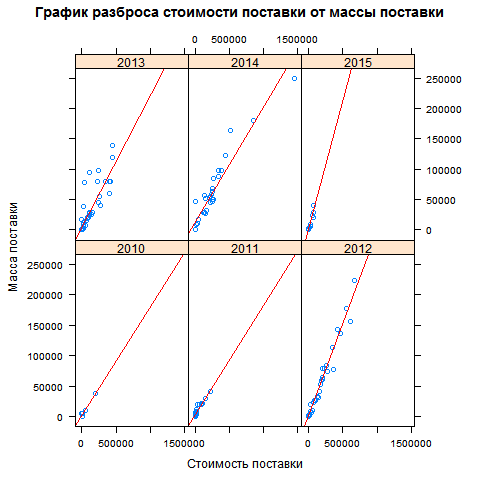

Reproduce this figure in R.
install.packages('data.table')
install.packages('lattice')
install.packages('RCurl')
install.packages('XML')
library('RCurl')
library('XML') 
library('data.table')         
library('lattice')  

# создаѐм директорию для данных, если она ещѐ не существует:
if (!file.exists('./data')) {
  dir.create('./data')
}
# создаѐм файл с логом загрузок, если он ещѐ не существует:
if (!file.exists('./data/download.log')) {
  file.create('./data/download.log')
}


# адрес файла
fileURL <- 'https://raw.githubusercontent.com/aksyuk/R-data/master/COMTRADE/040510-Imp-RF-comtrade.csv'
# загружаем файл, если он ещѐ не существует,
# и делаем запись о загрузке в лог:
if (!file.exists('./data/040510-Imp-RF-comtrade.csv')) {
  download.file(fileURL,
                './data/040510-Imp-RF-comtrade.csv')
  # сделать запись в лог
  write(paste('Файл "040510-Imp-RF-comtrade.csv" загружен',
              Sys.time()),
        file = './data/download.log', append = T)
}

# читаем данные из загруженного .csv во фрейм,
# если он ещѐ не существует
if (!exists('DT')){
  DT <- data.table(read.csv('./data/040510-Imp-RF-comtrade.csv', as.is = T))
}
# предварительный просмотр
#dim(DT) # размерность таблицы
#str(DT) # структура (характеристики столбцов)
#head(DT) # первые несколько строк таблицы




# сколько NA в каждом из оставшихся столбцов?
#na.num <- apply(DT, 2, function(x) length(which(is.na(x))))
# выводим только положительные и по убыванию
#sort(na.num[na.num > 0], decreasing = T)


# явное преобразование типа, чтобы избежать проблем
# при заполнении пропусков
DT[, Netweight.kg:=as.double(Netweight.kg)]
# считаем медианы и округляем до целого, как исходные данные
DT[, round(median(.SD$Netweight.kg, na.rm = T), 0), by = Year]

# заменяем пропуски на медианы
DT[, Netweight.kg.median:=round(median(.SD$Netweight.kg,na.rm = T), 0),by = Year]

# смотрим результат
#DT[is.na(Netweight.kg), Year, Netweight.kg.median]

# заменяем пропуски на медианы
for(i in seq(1,length(DT[[1]]))){
  if(!is.na(DT$Netweight.kg[i])){
    DT$Netweight.kg.median[i]<-DT$Netweight.kg[i]
  }
}
png(filename = "./data/Rplot.png")
# простой график разброса
xyplot(Netweight.kg.median ~ Trade.Value.USD | as.factor(Year), data = DT,
       ylab = 'Масса поставки',
       xlab = 'Стоимость поставки',
       main = 'График разброса стоимости поставки от массы поставки',
       panel = function(x, y, ...) {
         # вызов функции по умолчанию (график разброса)
         panel.xyplot(x, y, ...)
         # затем накладываем линии регрессии
         panel.lmline(x, y, col = 'red')
       })
dev.off()
